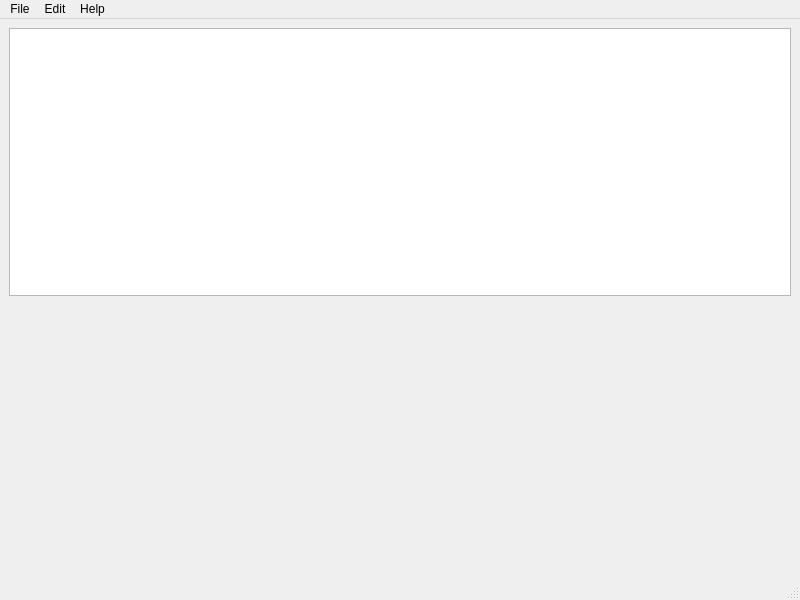
<?xml version="1.0" encoding="UTF-8"?>
<ui version="4.0">
 <class>MainWindow</class>
 <widget class="QMainWindow" name="MainWindow">
  <property name="geometry">
   <rect>
    <x>0</x>
    <y>0</y>
    <width>800</width>
    <height>600</height>
   </rect>
  </property>
  <property name="windowTitle">
   <string>MainWindow</string>
  </property>
  <widget class="QWidget" name="centralwidget">
   <layout class="QVBoxLayout" name="verticalLayout">
    <item>
     <widget class="QTextEdit" name="textEdit"/>
    </item>
    <item>
     <widget class="QLabel" name="Image">
      <property name="sizePolicy">
       <sizepolicy hsizetype="Expanding" vsizetype="Expanding">
        <horstretch>0</horstretch>
        <verstretch>0</verstretch>
       </sizepolicy>
      </property>
      <property name="text">
       <string/>
      </property>
     </widget>
    </item>
   </layout>
  </widget>
  <widget class="QMenuBar" name="menubar">
   <property name="geometry">
    <rect>
     <x>0</x>
     <y>0</y>
     <width>800</width>
     <height>26</height>
    </rect>
   </property>
   <widget class="QMenu" name="menuFile">
    <property name="title">
     <string>File</string>
    </property>
    <addaction name="actionNew_file"/>
    <addaction name="actionOpen_file"/>
    <addaction name="actionSave"/>
    <addaction name="actionSave_as"/>
    <addaction name="actionChange_Mode"/>
   </widget>
   <widget class="QMenu" name="menuHelp">
    <property name="title">
     <string>Help</string>
    </property>
    <addaction name="actionHelp"/>
    <addaction name="actionAbout"/>
   </widget>
   <widget class="QMenu" name="menuEdit">
    <property name="title">
     <string>Edit</string>
    </property>
    <addaction name="actionCopy"/>
    <addaction name="actionCut"/>
    <addaction name="actionPaste"/>
    <addaction name="separator"/>
    <addaction name="actionUndo"/>
    <addaction name="actionRedo"/>
   </widget>
   <addaction name="menuFile"/>
   <addaction name="menuEdit"/>
   <addaction name="menuHelp"/>
  </widget>
  <widget class="QStatusBar" name="statusbar"/>
  <action name="actionNew_file">
   <property name="icon">
    <iconset resource="AppResources.qrc">
     <normaloff>:/Images/New.png</normaloff>:/Images/New.png</iconset>
   </property>
   <property name="text">
    <string>New file...</string>
   </property>
   <property name="toolTip">
    <string>Create new file</string>
   </property>
   <property name="statusTip">
    <string/>
   </property>
   <property name="whatsThis">
    <string/>
   </property>
   <property name="shortcut">
    <string>Ctrl+N</string>
   </property>
  </action>
  <action name="actionOpen_file">
   <property name="icon">
    <iconset resource="AppResources.qrc">
     <normaloff>:/Images/Open.jpeg</normaloff>:/Images/Open.jpeg</iconset>
   </property>
   <property name="text">
    <string>Open file...</string>
   </property>
   <property name="shortcut">
    <string>Ctrl+O</string>
   </property>
  </action>
  <action name="actionSave">
   <property name="icon">
    <iconset resource="AppResources.qrc">
     <normaloff>:/Images/Save.png</normaloff>:/Images/Save.png</iconset>
   </property>
   <property name="text">
    <string>Save</string>
   </property>
   <property name="shortcut">
    <string>Ctrl+S</string>
   </property>
  </action>
  <action name="actionSave_as">
   <property name="icon">
    <iconset resource="AppResources.qrc">
     <normaloff>:/Images/SaveAs.png</normaloff>:/Images/SaveAs.png</iconset>
   </property>
   <property name="text">
    <string>Save as...</string>
   </property>
   <property name="shortcut">
    <string>Ctrl+Shift+S</string>
   </property>
  </action>
  <action name="actionHelp">
   <property name="icon">
    <iconset resource="AppResources.qrc">
     <normaloff>:/Images/Help.jpg</normaloff>:/Images/Help.jpg</iconset>
   </property>
   <property name="text">
    <string>Help</string>
   </property>
   <property name="shortcut">
    <string>Ctrl+H</string>
   </property>
  </action>
  <action name="actionAbout">
   <property name="icon">
    <iconset resource="AppResources.qrc">
     <normaloff>:/Images/About.png</normaloff>:/Images/About.png</iconset>
   </property>
   <property name="text">
    <string>About</string>
   </property>
   <property name="shortcut">
    <string>Ctrl+A</string>
   </property>
  </action>
  <action name="actionCopy">
   <property name="icon">
    <iconset resource="AppResources.qrc">
     <normaloff>:/Images/Copy.png</normaloff>:/Images/Copy.png</iconset>
   </property>
   <property name="text">
    <string>Copy...</string>
   </property>
  </action>
  <action name="actionCut">
   <property name="icon">
    <iconset resource="AppResources.qrc">
     <normaloff>:/Images/Cut.jpg</normaloff>:/Images/Cut.jpg</iconset>
   </property>
   <property name="text">
    <string>Cut...</string>
   </property>
  </action>
  <action name="actionPaste">
   <property name="icon">
    <iconset resource="AppResources.qrc">
     <normaloff>:/Images/Paste.png</normaloff>:/Images/Paste.png</iconset>
   </property>
   <property name="text">
    <string>Paste...</string>
   </property>
  </action>
  <action name="actionUndo">
   <property name="icon">
    <iconset resource="AppResources.qrc">
     <normaloff>:/Images/Undo.jpg</normaloff>:/Images/Undo.jpg</iconset>
   </property>
   <property name="text">
    <string>Undo</string>
   </property>
  </action>
  <action name="actionRedo">
   <property name="icon">
    <iconset resource="AppResources.qrc">
     <normaloff>:/Images/Redo.png</normaloff>:/Images/Redo.png</iconset>
   </property>
   <property name="text">
    <string>Redo</string>
   </property>
  </action>
  <action name="actionChange_Mode">
   <property name="text">
    <string>Change Mode</string>
   </property>
   <property name="shortcut">
    <string>Ctrl+Shift+A</string>
   </property>
  </action>
 </widget>
 <resources>
  <include location="AppResources.qrc"/>
 </resources>
 <connections/>
</ui>
